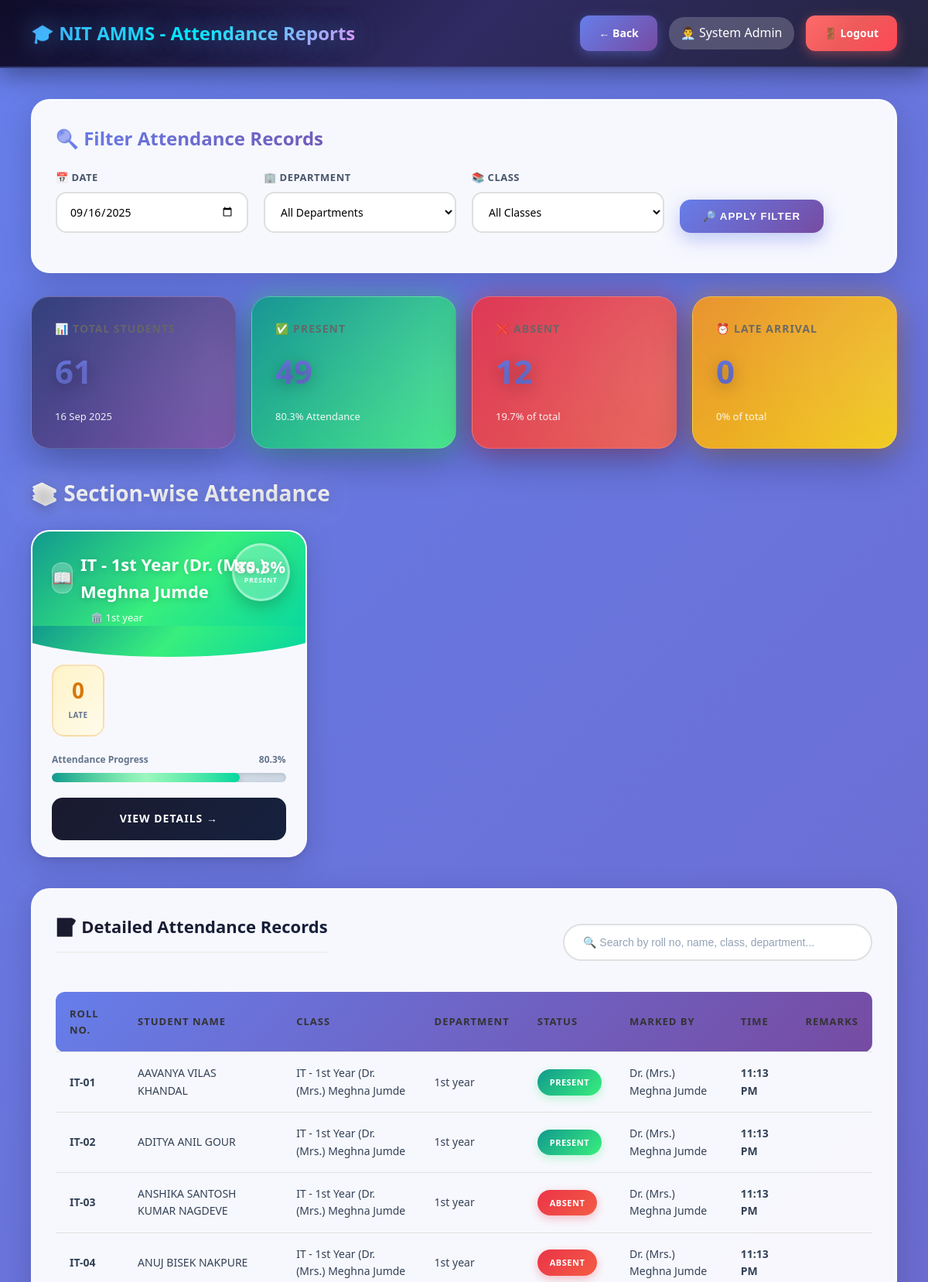
/admin/report_summary.php?date=2025-09-16 (signed in, upper part), run on the app's committed database.
### tables this page shows
CREATE TABLE `users` (
  `id` int(11) NOT NULL,
  `username` varchar(50) NOT NULL,
  `password` varchar(255) NOT NULL,
  `full_name` varchar(100) NOT NULL,
  `email` varchar(100) NOT NULL,
  `phone` varchar(15) DEFAULT NULL,
  `photo` varchar(255) DEFAULT NULL,
  `role` enum('admin','hod','teacher','student','parent','superadmin') NOT NULL,
  `department_id` int(11) DEFAULT NULL,
  `is_active` tinyint(1) DEFAULT 1,
  `created_at` timestamp NOT NULL DEFAULT current_timestamp()
);

CREATE TABLE `classes` (
  `id` int(11) NOT NULL,
  `class_name` varchar(100) NOT NULL,
  `department_id` int(11) NOT NULL,
  `year` int(11) NOT NULL,
  `section` varchar(10) NOT NULL,
  `teacher_id` int(11) NOT NULL,
  `semester` int(11) NOT NULL,
  `academic_year` varchar(20) NOT NULL,
  `created_at` timestamp NOT NULL DEFAULT current_timestamp()
);

CREATE TABLE `departments` (
  `id` int(11) NOT NULL,
  `dept_name` varchar(100) NOT NULL,
  `dept_code` varchar(20) NOT NULL,
  `hod_id` int(11) DEFAULT NULL,
  `created_at` timestamp NOT NULL DEFAULT current_timestamp()
);

CREATE TABLE `student_attendance` (
  `id` int(11) NOT NULL,
  `student_id` int(11) NOT NULL,
  `class_id` int(11) NOT NULL,
  `attendance_date` date NOT NULL,
  `status` enum('present','absent','late') NOT NULL,
  `remarks` text DEFAULT NULL,
  `marked_by` int(11) NOT NULL,
  `marked_at` timestamp NOT NULL DEFAULT current_timestamp()
);

CREATE TABLE `students` (
  `id` int(11) NOT NULL,
  `roll_number` varchar(50) NOT NULL,
  `full_name` varchar(100) NOT NULL,
  `email` varchar(100) NOT NULL,
  `phone` varchar(15) DEFAULT NULL,
  `photo` varchar(255) DEFAULT NULL,
  `password` varchar(255) NOT NULL,
  `department_id` int(11) NOT NULL,
  `class_id` int(11) NOT NULL,
  `year` int(11) NOT NULL,
  `semester` int(11) NOT NULL,
  `admission_year` varchar(10) DEFAULT NULL,
  `is_active` tinyint(1) DEFAULT 1,
  `created_at` timestamp NOT NULL DEFAULT current_timestamp()
);

### db.php (called while the page is built, shortened)
<?php
$conn = new mysqli(DB_HOST, DB_USER, DB_PASS, DB_NAME);
$conn->set_charset("utf8mb4");
$conn->query("SET time_zone = '+05:30'");
function isLoggedIn() {
    return isset($_SESSION['user_id']) && isset($_SESSION['role']);
}
function getCurrentUser() {
    global $conn;
    $user_id = $_SESSION['user_id'];
    $role = $_SESSION['role'];
    if ($role === 'student') {
        $query = "SELECT * FROM students WHERE id = ?";
    } elseif ($role === 'parent') {
        $query = "SELECT * FROM parents WHERE id = ?";
    } else {
        $query = "SELECT * FROM users WHERE id = ?";
    }
    $stmt = $conn->prepare($query);
    $stmt->bind_param("i", $user_id);
    $stmt->execute();
    $result = $stmt->get_result();
    return $result->fetch_assoc();
}
?>

### admin/report_summary.php (the view, shortened to what this page needs)
<?php
require_once '../db.php';
$user = getCurrentUser();
$filter_date = isset($_GET['date']) ? $_GET['date'] : date('Y-m-d');
$filter_department = isset($_GET['department']) ? intval($_GET['department']) : '';
$filter_class = isset($_GET['class']) ? intval($_GET['class']) : '';
$where_clauses = ["sa.attendance_date = '$filter_date'"];
$where_sql = implode(' AND ', $where_clauses);
$attendance_query = "SELECT sa.*, s.roll_number, s.full_name as student_name,
                     c.class_name, d.dept_name, u.full_name as teacher_name
                     FROM student_attendance sa
                     JOIN students s ON sa.student_id = s.id
                     JOIN classes c ON sa.class_id = c.id
                     JOIN departments d ON c.department_id = d.id
                     JOIN users u ON sa.marked_by = u.id
                     WHERE $where_sql ORDER BY c.class_name, s.roll_number";
$attendance_records = $conn->query($attendance_query);
$section_stats_query = "SELECT c.id as class_id, c.class_name, d.dept_name,
                COUNT(DISTINCT sa.student_id) as total_students,
                SUM(CASE WHEN sa.status = 'present' THEN 1 ELSE 0 END) as present,
                SUM(CASE WHEN sa.status = 'absent' THEN 1 ELSE 0 END) as absent,
                SUM(CASE WHEN sa.status = 'late' THEN 1 ELSE 0 END) as late
                FROM student_attendance sa
                JOIN classes c ON sa.class_id = c.id
                JOIN departments d ON c.department_id = d.id
                WHERE sa.attendance_date = '$filter_date'
                " . ($filter_department ? "AND d.id = $filter_department" : "") . "
                " . ($filter_class ? "AND c.id = $filter_class" : "") . "
                GROUP BY c.id, c.class_name, d.dept_name ORDER BY d.dept_name, c.class_name";
$section_stats = $conn->query($section_stats_query);
$stats_query = "SELECT COUNT(DISTINCT sa.student_id) as total,
                SUM(CASE WHEN status = 'present' THEN 1 ELSE 0 END) as present,
                SUM(CASE WHEN status = 'absent' THEN 1 ELSE 0 END) as absent,
                SUM(CASE WHEN status = 'late' THEN 1 ELSE 0 END) as late
                FROM student_attendance sa
                JOIN classes c ON sa.class_id = c.id
                JOIN departments d ON c.department_id = d.id WHERE $where_sql";
$stats = $conn->query($stats_query)->fetch_assoc();
$unique_students = $stats['total'];
$attendance_percentage = $unique_students > 0 ? round(($stats['present'] / $unique_students) * 100, 1) : 0;
?>
<!DOCTYPE html>
<html lang="en">
<head>
    <link rel="stylesheet" href="../assets/style.css">
</head>
<body>
    <nav class="navbar">
        <div><h1>🎓 NIT AMMS - Attendance Reports</h1></div>
        <div class="user-info">
            <a href="index.php" class="btn btn-secondary">← Back</a>
            <span>👨‍💼 <?php echo htmlspecialchars($user['full_name']); ?></span>
            <a href="../logout.php" class="btn btn-danger">🚪 Logout</a>
        </div>
    </nav>
    <div class="main-content">
        <div class="filter-container">
            <h3>🔍 Filter Attendance Records</h3>
            <form method="GET" class="filter-form">
                <div class="form-group">
                    <label>📅 Date</label>
                    <input type="date" name="date" value="<?php echo $filter_date; ?>" required>
                </div>
                <div class="form-group">
                    <label>🏢 Department</label>
                    <select name="department">
                        <option value="">All Departments</option>
                    </select>
                </div>
                <div class="form-group">
                    <label>📚 Class</label>
                    <select name="class">
                        <option value="">All Classes</option>
                    </select>
                </div>
                <div class="form-group">
                    <button type="submit" class="btn-filter">🔎 Apply Filter</button>
                </div>
            </form>
        </div>
        <div class="stats-grid">
            <div class="stat-card">
                <h3>📊 Total Students</h3>
                <div class="stat-value"><?php echo $unique_students; ?></div>
                <div class="stat-label"><?php echo date('d M Y', strtotime($filter_date)); ?></div>
            </div>
            <div class="stat-card present">
                <h3>✅ Present</h3>
                <div class="stat-value"><?php echo $stats['present']; ?></div>
                <div class="stat-label"><?php echo $attendance_percentage; ?>% Attendance</div>
            </div>
            <div class="stat-card absent">
                <h3>❌ Absent</h3>
                <div class="stat-value"><?php echo $stats['absent']; ?></div>
                <div class="stat-label"><?php echo $unique_students > 0 ? round(($stats['absent'] / $unique_students) * 100, 1) : 0; ?>% of total</div>
            </div>
            <div class="stat-card late">
                <h3>⏰ Late Arrival</h3>
                <div class="stat-value"><?php echo $stats['late']; ?></div>
                <div class="stat-label"><?php echo $unique_students > 0 ? round(($stats['late'] / $unique_students) * 100, 1) : 0; ?>% of total</div>
            </div>
        </div>
        <div class="section-container">
            <h2 class="section-header-title">📚 Section-wise Attendance</h2>
            <?php if ($section_stats->num_rows > 0): ?>
            <div class="section-grid">
                <?php while ($section = $section_stats->fetch_assoc()):
                    $pct = $section['total_students'] > 0 ? round(($section['present'] / $section['total_students']) * 100, 1) : 0;
                    $lvl = $pct >= 75 ? 'high' : ($pct >= 50 ? 'medium' : 'low');
                ?>
                <div class="section-card <?php echo $lvl; ?>">
                    <div class="card-header">
                        <div class="class-info">
                            <h4 class="class-name">
                                <span class="class-icon">📖</span>
                                <?php echo htmlspecialchars($section['class_name']); ?>
                            </h4>
                            <p class="dept-name">🏛️ <?php echo htmlspecialchars($section['dept_name']); ?></p>
                        </div>
                        <div class="percentage-circle">
                            <span class="percentage-value"><?php echo $pct; ?>%</span>
                            <span class="percentage-label">Present</span>
                        </div>
                    </div>
                    <div class="card-body">
                        <div class="stats-row">
                            <div class="stat-item late">
                                <span class="stat-num"><?php echo $section['late']; ?></span>
                                <span class="stat-text">Late</span>
                            </div>
                        </div>
                        <div class="progress-container">
                            <div class="progress-labels">
                                <span>Attendance Progress</span>
                                <span><?php echo $pct; ?>%</span>
                            </div>
                            <div class="progress-bar">
                                <div class="progress-fill" style="width: <?php echo $pct; ?>%;"></div>
                            </div>
                        </div>
                        <a href="?date=<?php echo $filter_date; ?>&class=<?php echo $section['class_id']; ?>" class="view-btn">
                            View Details →
                        </a>
                    </div>
                </div>
                <?php endwhile; ?>
            </div>
            <?php else: ?>
            <div class="no-data"><h3>📭 No Section Data</h3><p>No attendance records found for sections on this date.</p></div>
            <?php endif; ?>
        </div>
        <div class="table-container">
            <div class="table-header-with-search">
                <h3>📝 Detailed Attendance Records</h3>
                <input type="text" id="searchInput" onkeyup="searchTable()"
                       placeholder="🔍 Search by roll no, name, class, department...">
            </div>
            <?php if ($attendance_records->num_rows > 0): ?>
            <table id="attendanceTable">
                <thead>
                    <tr>
                        <th>Roll No.</th>
                        <th>Student Name</th>
                        <th>Class</th>
                        <th>Department</th>
                        <th>Status</th>
                        <th>Marked By</th>
                        <th>Time</th>
                        <th>Remarks</th>
                    </tr>
                </thead>
                <tbody>
                    <?php $attendance_records->data_seek(0); while ($r = $attendance_records->fetch_assoc()):
                        $sc = $r['status'] === 'present' ? 'badge-success' : ($r['status'] === 'absent' ? 'badge-danger' : 'badge-warning');
                    ?>
                    <tr>
                        <td><strong><?php echo htmlspecialchars($r['roll_number']); ?></strong></td>
                        <td><?php echo htmlspecialchars($r['student_name']); ?></td>
                        <td><?php echo htmlspecialchars($r['class_name']); ?></td>
                        <td><?php echo htmlspecialchars($r['dept_name']); ?></td>
                        <td><span class="badge <?php echo $sc; ?>"><?php echo strtoupper($r['status']); ?></span></td>
                        <td><?php echo htmlspecialchars($r['teacher_name']); ?></td>
                        <td><strong><?php echo date('h:i A', strtotime($r['marked_at'])); ?></strong></td>
                        <td><?php echo htmlspecialchars($r['remarks'] ?? '-'); ?></td>
                    </tr>
                    <?php endwhile; ?>
                </tbody>
            </table>
            <?php else: ?>
            <div class="no-data"><h3>📭 No Records Found</h3><p>No attendance records found for the selected filters.</p></div>
            <?php endif; ?>
        </div>
    </div>
</body>
</html>

### assets/style.css (style rules this page uses)
* { margin: 0; padding: 0; box-sizing: border-box; }
body { font-family: 'Segoe UI', Tahoma, Geneva, Verdana, sans-serif; background: linear-gradient(135deg, #667eea 0%, #764ba2 50%, #f093fb 100%); color: #333; line-height: 1.6; }
.form-group { margin-bottom: 20px; }
.form-group label { display: block; margin-bottom: 8px; color: #333; font-weight: 600; font-size: 14px; }
.form-group input, .form-group select, .form-group textarea { width: 100%; padding: 12px 15px; border: 2px solid #e0e0e0; border-radius: 10px; font-size: 14px; transition: all 0.3s ease; font-family: inherit; }
.btn { padding: 12px 24px; border: none; border-radius: 10px; font-size: 14px; font-weight: 600; cursor: pointer; transition: all 0.3s ease; text-decoration: none; display: inline-block; text-align: center; }
.btn-danger { background: #dc3545; color: white; }
.btn-secondary { background: #6c757d; color: white; }
.navbar { background: linear-gradient(135deg, #667eea 0%, #764ba2 100%); color: white; padding: 20px 30px; display: flex; justify-content: space-between; align-items: center; box-shadow: 0 2px 10px rgba(0, 0, 0, 0.1); position: sticky; top: 0; z-index: 100; }
.navbar h1 { font-size: 24px; font-weight: 600; }
.navbar .user-info { display: flex; align-items: center; gap: 15px; }
.navbar .user-info span { background: rgba(255, 255, 255, 0.2); padding: 8px 15px; border-radius: 20px; }
.main-content { padding: 30px; max-width: 1400px; margin: 0 auto; }
.main-content h2 { margin-bottom: 25px; color: #333; font-size: 28px; }
.main-content h3 { margin-bottom: 20px; color: #333; font-size: 20px; }
.stats-grid { display: grid; grid-template-columns: repeat(auto-fit, minmax(250px, 1fr)); gap: 25px; margin-bottom: 30px; }
.stat-card { background: white; padding: 30px; border-radius: 15px; box-shadow: 0 2px 10px rgba(0, 0, 0, 0.08); transition: all 0.3s ease; position: relative; overflow: hidden; }
.stat-card::before { content: ''; position: absolute; top: 0; left: 0; width: 4px; height: 100%; background: linear-gradient(135deg, #667eea 0%, #764ba2 100%); }
.stat-card h3 { font-size: 14px; color: #666; margin-bottom: 15px; text-transform: uppercase; letter-spacing: 0.5px; }
.stat-card .stat-value { font-size: 42px; font-weight: bold; background: linear-gradient(135deg, #667eea 0%, #764ba2 100%); -webkit-background-clip: text; -webkit-text-fill-color: transparent; background-clip: text; margin-bottom: 15px; }
.table-container { background: white; border-radius: 15px; padding: 25px; box-shadow: 0 2px 10px rgba(0, 0, 0, 0.08); overflow-x: auto; margin-bottom: 30px; }
.table-container h3 { margin-bottom: 20px; color: #333; font-size: 20px; padding-bottom: 15px; border-bottom: 2px solid #f0f0f0; }
table { width: 100%; border-collapse: collapse; }
table thead { background: #f8f9fa; }
table th, table td { padding: 15px; text-align: left; border-bottom: 1px solid #e0e0e0; }
table th { font-weight: 600; color: #333; text-transform: uppercase; font-size: 12px; letter-spacing: 0.5px; }
.badge { padding: 6px 12px; border-radius: 20px; font-size: 12px; font-weight: 600; display: inline-block; }
.badge-success { background: #d4edda; color: #155724; }
.badge-danger { background: #f8d7da; color: #721c24; }

### data on the page
users: full_name "System Admin"
classes: class_name "IT - 1st Year (Dr. (Mrs.) Meghna Jumde", department.dept_name "1st year", pct "80.3", late "0"
student_attendance: students.roll_number "IT-01", students.full_name "AAVANYA VILAS KHANDAL", class.class_name "IT - 1st Year (Dr. (Mrs.) Meghna Jumde", departments.dept_name "1st year", status "PRESENT", users.full_name "Dr. (Mrs.) Meghna Jumde", marked_at "11:13 PM"
student_attendance: students.roll_number "IT-02", students.full_name "ADITYA ANIL GOUR", class.class_name "IT - 1st Year (Dr. (Mrs.) Meghna Jumde", departments.dept_name "1st year", status "PRESENT", users.full_name "Dr. (Mrs.) Meghna Jumde", marked_at "11:13 PM"
student_attendance: students.roll_number "IT-03", students.full_name "ANSHIKA SANTOSH KUMAR NAGDEVE", class.class_name "IT - 1st Year (Dr. (Mrs.) Meghna Jumde", departments.dept_name "1st year", status "ABSENT", users.full_name "Dr. (Mrs.) Meghna Jumde", marked_at "11:13 PM"
student_attendance: students.roll_number "IT-04", students.full_name "ANUJ BISEK NAKPURE", class.class_name "IT - 1st Year (Dr. (Mrs.) Meghna Jumde", departments.dept_name "1st year", status "ABSENT", users.full_name "Dr. (Mrs.) Meghna Jumde", marked_at "11:13 PM"

### other printed values
$unique_students "61"
date('d M Y', strtotime($filter_date)) "16 Sep 2025"
$stats['present'] "49"
$attendance_percentage "80.3"
$stats['late'] "0"
